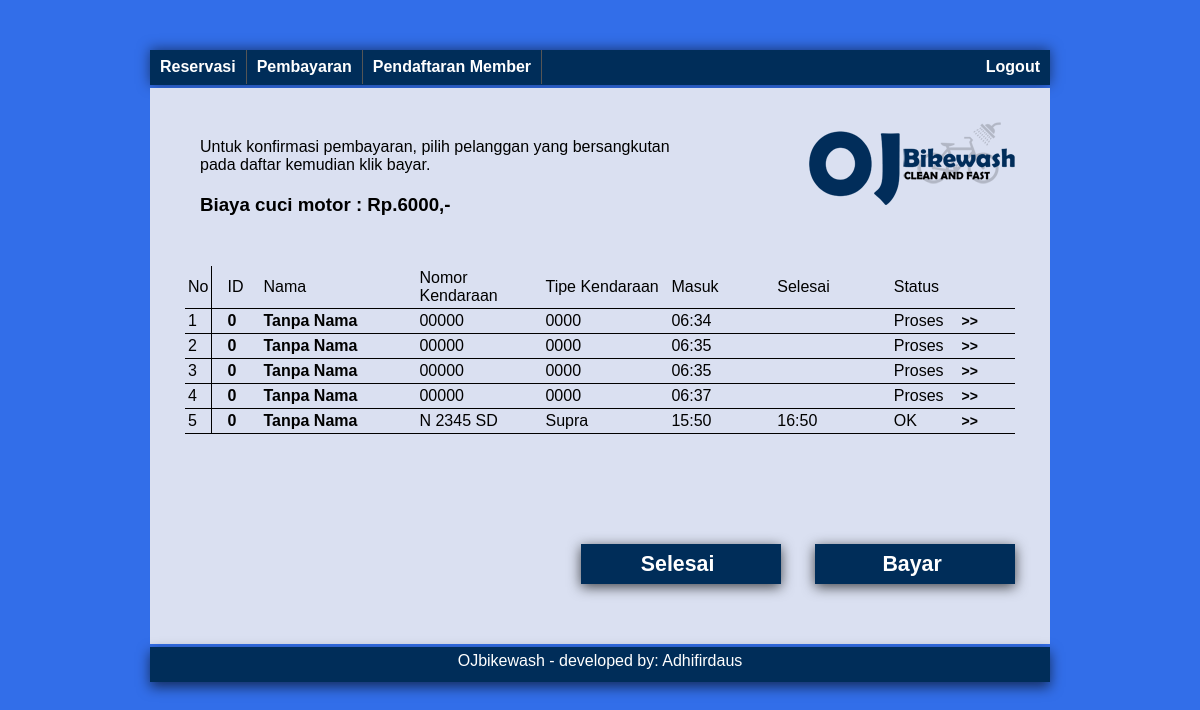
The app's page /Pembayaran.php (signed in) with its own data.
### tables this page shows
CREATE TABLE IF NOT EXISTS `daftar_cuci` (
  `id` int(11) NOT NULL AUTO_INCREMENT,
  `id_pelanggan` int(11) NOT NULL,
  `masuk` datetime NOT NULL,
  `lamaAntri` time DEFAULT NULL,
  `lamaCuci` time DEFAULT NULL,
  `estimasiSelesai` time DEFAULT NULL,
  `selesai` datetime DEFAULT NULL,
  `status` varchar(10) NOT NULL,
  `tnkb` varchar(10) NOT NULL,
  `tipe_kendaraan` varchar(20) NOT NULL,
  `hadiah` varchar(20) NOT NULL,
  `jenis_hadiah` varchar(20) NOT NULL,
  `diskon` int(20) DEFAULT NULL,
  `bayar` int(11) DEFAULT NULL,
  `kembalian` int(11) DEFAULT NULL,
  `kasir` varchar(30) DEFAULT NULL,
  PRIMARY KEY (`id`)
);

CREATE TABLE IF NOT EXISTS `pelanggan` (
  `id` int(11) NOT NULL AUTO_INCREMENT,
  `nama` varchar(11) NOT NULL,
  `alamat` varchar(11) NOT NULL,
  `no_telp` bigint(12) NOT NULL,
  `jumlah_kunjungan` int(11) NOT NULL,
  PRIMARY KEY (`id`),
  UNIQUE KEY `id` (`id`)
);

### Pembayaran.php (the view, shortened to what this page needs)
<!doctype html>
<html>
	<head>
		<link rel="stylesheet" href="pembayaran.css" type="text/css"/>
	</head>
	<body>
			<div id="menu">
				<a href="reservasi.php"><li>Reservasi</li></a>
				<a href="pembayaran.php"><li>Pembayaran</li></a>
				<a href="pendaftaran.php"><li>Pendaftaran Member</li></a>
				<a href="logout.php" id="logout" ><li>Logout</li></a>
			</div>
		<div id="halaman">
				<div id="logo">
				</div>
				<div id="notifikasi">
				<p>Untuk konfirmasi pembayaran, pilih pelanggan yang bersangkutan<br> pada daftar kemudian klik bayar.</p>
				<div id="biaya_cuci">
					<h3>Biaya cuci motor : Rp.6000,-</h3>
					</div>
				</div>
			<div id="daftar-cuci">
					<table cellpadding=5 cellspacing=0 width=830>
					<tr>
					<td width=20 style="border-right:1px solid black;">No</td>
					<td width=30 style="padding-left:15px;">ID</td>
					<td width=150>Nama</td>
					<td width=120>Nomor Kendaraan</td>
					<td width=120>Tipe Kendaraan</td>
					<td>Masuk</td>
					<td>Selesai</td>
					<td width=20>Status</td>
					<td ></td>
					</tr>
					<?php
					$daftar_cuci = mysql_query ("SELECT *
												FROM daftar_cuci
												JOIN pelanggan
												ON pelanggan.id = daftar_cuci.id_pelanggan
												ORDER BY masuk
												");
						$td_daftar = $daftar_cuci;
							if ($td_daftar !=0){
									$no = 1;
									while ($tabel = mysql_fetch_array($daftar_cuci) ){
									$status = $tabel['status'];
									if ( $status == 'Selesai') {
									$warna="#51B11B";} else {$warna = "";};;
									$jam_masuk = substr(($tabel['masuk']),10, -3);
									$jam_selesai = substr(($tabel['selesai']),10, -3);
									?>
								<form method="POST" name="daftarcucian">
									<tr class="daftar" style="background-color:<?php echo $warna; ?>;">
									<td style="border-right:1px solid black;"><?php echo $no; ?></td>
									<td style="font-weight:bold; padding-left:15px;"><?php echo $tabel['id_pelanggan'];?></td>
									<td style="font-weight:bold;"><?php echo $tabel['nama'];?></td>
									<td><?php echo $tabel['tnkb'];?></td>
									<td><?php echo $tabel['tipe_kendaraan'];?></td>
									<td><?php echo $jam_masuk;?></td>
									<td><?php echo $jam_selesai;?></td>
									<td><?php echo $tabel['status'];?></td>
									<td style="padding-left:15px;">
									<label for='<?php echo $no;?>'>>></label>
									</td>
								<?php
								$no++;};
							} else {
							echo "";
							};
							?>
						</tr>
					</table>
			</div>
			<div id="form">
					<div id="tombol-simpan">
						<input type="submit" name="btn_selesai" value="Selesai " />
						<input type="submit" name="btn_bayar" value="Bayar " />
					</div>
			</div>
		</div>
		<div id="footer">
		OJbikewash - developed by: Adhifirdaus
		</div>
	</body>
<html>

### pembayaran.css (style rules this page uses)
* { margin:0; padding:0; font-family:calibri, ‚segoe ui‛, arial, tahoma, sans-serif; }
body { background-color:#326EE9; }
#menu { width:900px; height:35px; margin: 50px auto; margin-bottom:3px; background-color:#002D59; list-style:none; box-shadow: 0px -1px 13px rgba(0,0,0,0.5); }
#menu li { float:left; padding:8px 10px; border-right:1px solid #555555; color:white; font-weight:bold; }
#logout { float:right; border-right:none; }
#logout li { border:none; }
#halaman { width : 900px; margin: 0 auto; overflow:hidden; background-color:#DAE0F1; }
#logo { float:right; height:91px; width:214px; margin:30px; background:url("images/ojbikewash.png"); }
#notifikasi { margin:50px; float:left; }
#form { width : 900px; overflow:hidden; }
#biaya_cuci { margin-top:20px; float:left; }
#tombol-simpan { margin-right:35px; margin-top:60px; margin-bottom:60px; float:right; }
#tombol-simpan input[type=submit] { margin-left:30px; padding:2px 15px; background:#002D59; border:none; cursor:pointer; color:white; width:200px; height:40px; font-size:16pt; font-weight:bold; box-shadow: 0px 3px 13px rgba(0,0,0,0.7); }
#daftar-cuci { margin:35px; float:left: }
#daftar-cuci table { margin-bottom:50px; }
#daftar-cuci label { font-weight: bold; font-size: 14px; display: block; }
#daftar-cuci td { padding:3px;border-bottom:1px solid black; }
#footer { color:white; text-align:center; padding-top:5px; width:900px; height:30px; margin: 3px auto; background-color:#002D59; box-shadow: 0px 5px 13px rgba(0,0,0,0.6); }

### records on screen
daftar_cuci: id_pelanggan "0", id_pelanggan.nama "Tanpa Nama", tnkb "00000", tipe_kendaraan "0000", masuk "06:34", status "Proses"
daftar_cuci: id_pelanggan "0", id_pelanggan.nama "Tanpa Nama", tnkb "00000", tipe_kendaraan "0000", masuk "06:35", status "Proses"
daftar_cuci: id_pelanggan "0", id_pelanggan.nama "Tanpa Nama", tnkb "00000", tipe_kendaraan "0000", masuk "06:35", status "Proses"
daftar_cuci: id_pelanggan "0", id_pelanggan.nama "Tanpa Nama", tnkb "00000", tipe_kendaraan "0000", masuk "06:37", status "Proses"
daftar_cuci: id_pelanggan "0", id_pelanggan.nama "Tanpa Nama", tnkb "N 2345 SD", tipe_kendaraan "Supra", masuk "15:50", selesai "16:50", status "OK"
